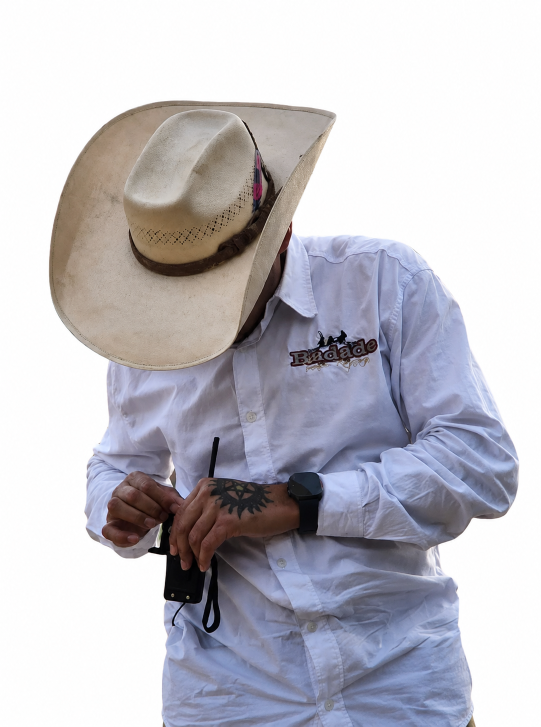
#> input picture brand/ref/foto2.png, 1082 x 1453 px (shown at 1/2 size)
$ python preview_trace.py ref/foto2.png ref/dj1.png 1.0 1.0
#> lines starting #> are read from the running program, lines starting #| are printed output that depends on the picture; after the words box and inside, x2 and y2 are one past the last pixel; in counts of white or black regions, pixels touching at a corner belong together
### brand/trace.py
import cv2, numpy as np, sys, json

def load_mask(path, upscale=2, blur=3, thr=110, morph=0):
#> called with path = 'ref/foto2.png', upscale = 2, blur = 3, thr = 110, morph = 0
    img = cv2.imread(path, cv2.IMREAD_GRAYSCALE)
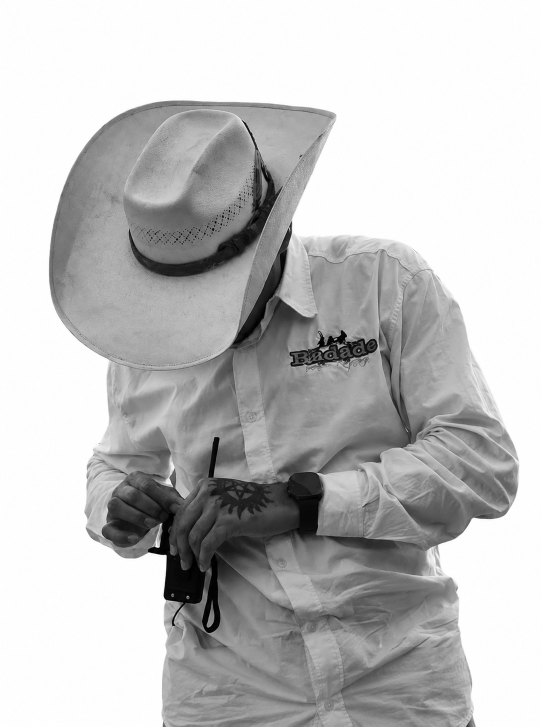
#> img: shape (1453, 1082) (shown at 1/2 size); min 0, max 255, mean 191
    if img is None:
        raise SystemExit(f"cannot read {path}")
    h, w = img.shape
#> h = 1453; w = 1082
    if upscale != 1:
        img = cv2.resize(img, (w*upscale, h*upscale), interpolation=cv2.INTER_CUBIC)
#> img: shape (2906, 2164)
    if blur:
        img = cv2.GaussianBlur(img, (blur, blur), 0)
    # white shapes -> foreground
    _, m = cv2.threshold(img, thr, 255, cv2.THRESH_BINARY)
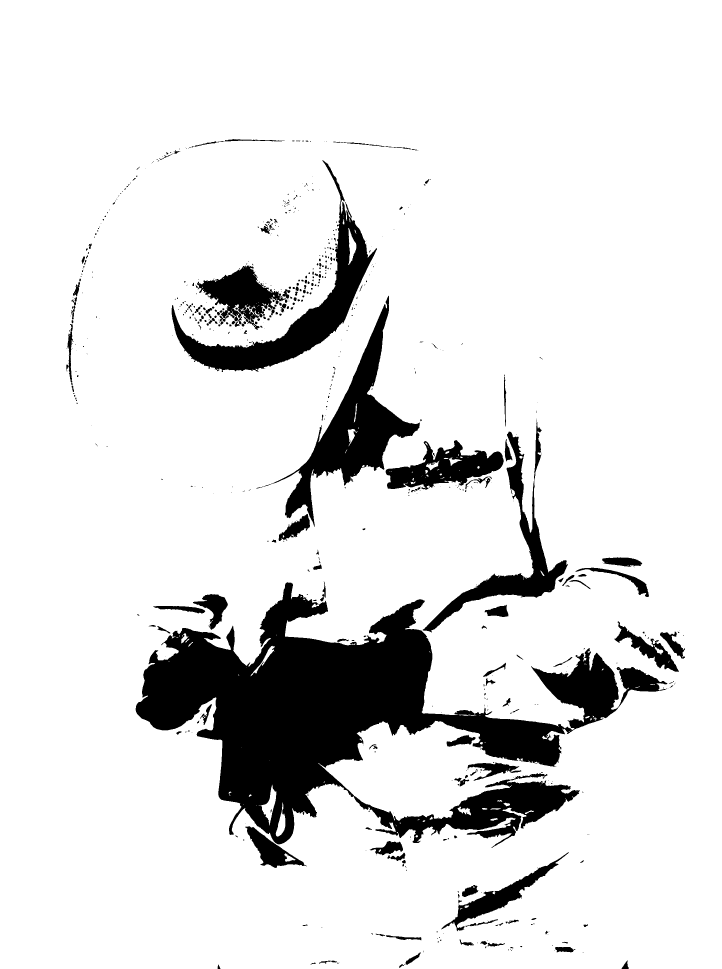
#> m: shape (2906, 2164) (shown at 1/3 size); 88.2% white; 658 black regions (418 under 20 px)
    if morph:
        k = cv2.getStructuringElement(cv2.MORPH_ELLIPSE, (morph, morph))
        # OPEN removes thin spikes/whiskers; CLOSE fills small notches -> clean edges
        m = cv2.morphologyEx(m, cv2.MORPH_OPEN, k)
        m = cv2.morphologyEx(m, cv2.MORPH_CLOSE, k)
        m = cv2.GaussianBlur(m, (blur, blur), 0)
        _, m = cv2.threshold(m, 127, 255, cv2.THRESH_BINARY)
    return m

# [30 lines left out: functions catmull_to_bezier, trace, not called in this run]

# [11 lines that do not run on import are left out]

### brand/preview_trace.py
import cv2, numpy as np, sys
from trace import load_mask

def preview(path, out, eps=1.4, min_area=120, **kw):
    m = load_mask(path, **kw)
    H, W = m.shape
#> H = 2906; W = 2164
    cnts, hier = cv2.findContours(m, cv2.RETR_CCOMP, cv2.CHAIN_APPROX_SIMPLE)
#> cnts = 905 contours, 564 with area under 20; largest, box (x1, y1, x2, y2) and area: (0, 0, 2164, 2906) 6283172, (406, 1746, 2003, 2545) 464234, (815, 886, 1261, 1582) 68842, (514, 479, 1132, 1117) 64922, (1267, 1259, 1705, 1898) 37491
    canvas = np.zeros((H, W), np.uint8)
    approxed = []
    hh = hier[0] if hier is not None else []
#> hh = 905 rows, first 6: [1, -1, -1, -1], [2, 0, -1, -1], [3, 1, -1, -1], [4, 2, -1, -1], [5, 3, -1, -1], [6, 4, -1, -1]
    for i, c in enumerate(cnts):
        if cv2.contourArea(c) < min_area:
            approxed.append(None); continue
        approxed.append(cv2.approxPolyDP(c, eps, True))
#> this loop made 905 passes
#> c on passes 1, 2, 16: [[1491, 2835]], [[1531, 2764], [1530, 2765], [1531, 2765], [1532, 2764]], [[1670, 2427]]
#> after the loop, approxed = 905 items
    # outer first (white), then holes (black)
    for i, a in enumerate(approxed):
        if a is None: continue
        is_hole = hh[i][3] != -1
        cv2.drawContours(canvas, [a], -1, 0 if is_hole else 255, thickness=cv2.FILLED)
#> this loop made 905 passes
#> (a, is_hole) on passes 2, 3, 5: ([[1532, 2764], [1530, 2765]], False), ([[1386, 2724], [1381, 2725], [1380, 2728]], False), ([[1419, 2660], [1420, 2662], [1423, 2662], [1422, 2659]], False)
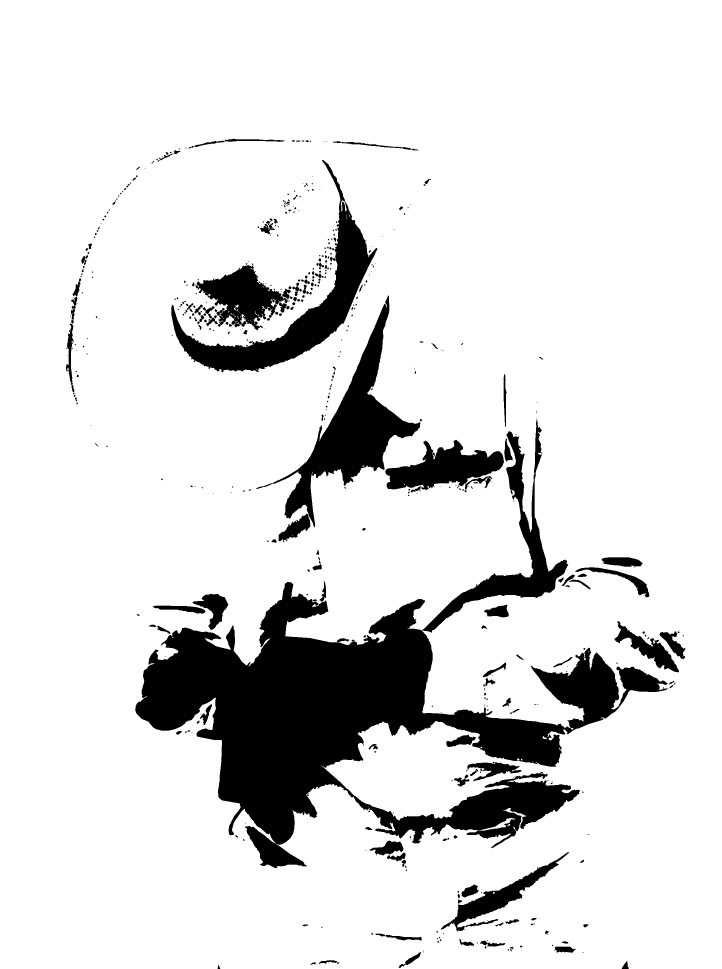
#> canvas: shape (2906, 2164) (shown at 1/3 size); 87.3% white; 509 black regions (254 under 20 px), largest, box (x1, y1, x2, y2) and area: (406, 1746, 2003, 2605) 479184, (768, 886, 1261, 1582) 70146, (514, 480, 1132, 1117) 66437
    # downscale for viewing
    scale = 600.0 / max(H, W)
#> scale = 0.206
    small = cv2.resize(canvas, (int(W*scale), int(H*scale)), interpolation=cv2.INTER_AREA)
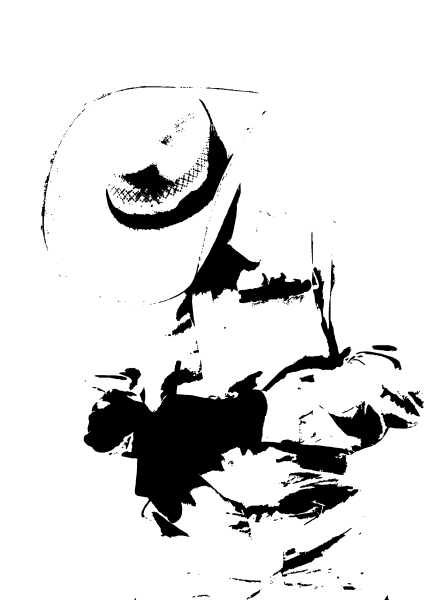
#> small: shape (600, 446); min 0, max 255, mean 222.7
    cv2.imwrite(out, small)
    print(f"preview {out}: {small.shape[1]}x{small.shape[0]}")
#| preview ref/dj1.png: 446x600

if __name__ == "__main__":
    preview(sys.argv[1], sys.argv[2],
            eps=float(sys.argv[3]) if len(sys.argv)>3 else 1.4,
            min_area=float(sys.argv[4]) if len(sys.argv)>4 else 120)
